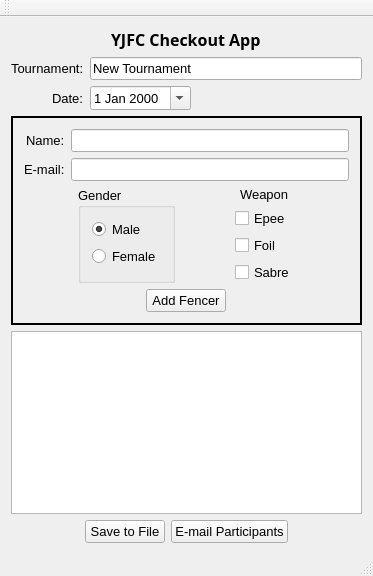
<?xml version="1.0" encoding="UTF-8"?>
<ui version="4.0">
 <class>CheckoutApp</class>
 <widget class="QMainWindow" name="CheckoutApp">
  <property name="geometry">
   <rect>
    <x>0</x>
    <y>0</y>
    <width>373</width>
    <height>576</height>
   </rect>
  </property>
  <property name="font">
   <font>
    <family>Arial</family>
    <pointsize>10</pointsize>
   </font>
  </property>
  <property name="windowTitle">
   <string>CheckoutApp</string>
  </property>
  <widget class="QWidget" name="centralWidget">
   <layout class="QVBoxLayout" name="verticalLayout_5">
    <item alignment="Qt::AlignHCenter">
     <widget class="QLabel" name="label_6">
      <property name="font">
       <font>
        <family>Arial Black</family>
        <pointsize>12</pointsize>
        <weight>75</weight>
        <bold>true</bold>
       </font>
      </property>
      <property name="text">
       <string>YJFC Checkout App</string>
      </property>
     </widget>
    </item>
    <item>
     <layout class="QGridLayout" name="gridLayout">
      <item row="1" column="0" alignment="Qt::AlignRight">
       <widget class="QLabel" name="label_5">
        <property name="text">
         <string>Date:</string>
        </property>
       </widget>
      </item>
      <item row="1" column="1">
       <widget class="QDateEdit" name="tournamentDateEdit_">
        <property name="calendarPopup">
         <bool>true</bool>
        </property>
        <property name="currentSectionIndex">
         <number>0</number>
        </property>
        <property name="timeSpec">
         <enum>Qt::LocalTime</enum>
        </property>
       </widget>
      </item>
      <item row="0" column="0" alignment="Qt::AlignRight">
       <widget class="QLabel" name="label_4">
        <property name="text">
         <string>Tournament:</string>
        </property>
       </widget>
      </item>
      <item row="1" column="2">
       <spacer name="horizontalSpacer_3">
        <property name="orientation">
         <enum>Qt::Horizontal</enum>
        </property>
        <property name="sizeHint" stdset="0">
         <size>
          <width>40</width>
          <height>20</height>
         </size>
        </property>
       </spacer>
      </item>
      <item row="0" column="1" colspan="2">
       <widget class="QLineEdit" name="tournamentNameInput_">
        <property name="text">
         <string>New Tournament</string>
        </property>
       </widget>
      </item>
     </layout>
    </item>
    <item>
     <widget class="QFrame" name="frame">
      <property name="sizePolicy">
       <sizepolicy hsizetype="Minimum" vsizetype="Preferred">
        <horstretch>0</horstretch>
        <verstretch>0</verstretch>
       </sizepolicy>
      </property>
      <property name="frameShape">
       <enum>QFrame::Box</enum>
      </property>
      <property name="frameShadow">
       <enum>QFrame::Plain</enum>
      </property>
      <property name="lineWidth">
       <number>2</number>
      </property>
      <layout class="QVBoxLayout" name="verticalLayout_4">
       <item>
        <layout class="QVBoxLayout" name="verticalLayout_3">
         <item>
          <layout class="QGridLayout" name="gridLayout_2">
           <item row="0" column="0" alignment="Qt::AlignRight">
            <widget class="QLabel" name="label_2">
             <property name="text">
              <string>Name:</string>
             </property>
            </widget>
           </item>
           <item row="1" column="0" alignment="Qt::AlignRight">
            <widget class="QLabel" name="label_3">
             <property name="text">
              <string>E-mail:</string>
             </property>
            </widget>
           </item>
           <item row="0" column="1">
            <widget class="QLineEdit" name="fencerNameInput_"/>
           </item>
           <item row="1" column="1">
            <widget class="QLineEdit" name="fencerEmailInput_"/>
           </item>
          </layout>
         </item>
         <item>
          <layout class="QHBoxLayout" name="horizontalLayout_4">
           <item>
            <spacer name="horizontalSpacer_5">
             <property name="orientation">
              <enum>Qt::Horizontal</enum>
             </property>
             <property name="sizeType">
              <enum>QSizePolicy::Expanding</enum>
             </property>
             <property name="sizeHint" stdset="0">
              <size>
               <width>40</width>
               <height>20</height>
              </size>
             </property>
            </spacer>
           </item>
           <item>
            <widget class="QGroupBox" name="genderBox_">
             <property name="font">
              <font>
               <weight>50</weight>
               <bold>false</bold>
              </font>
             </property>
             <property name="title">
              <string>Gender</string>
             </property>
             <layout class="QVBoxLayout" name="verticalLayout_2">
              <item>
               <widget class="QRadioButton" name="maleGenderButton_">
                <property name="text">
                 <string>Male</string>
                </property>
                <property name="checked">
                 <bool>true</bool>
                </property>
               </widget>
              </item>
              <item>
               <widget class="QRadioButton" name="femaleGenderButton_">
                <property name="text">
                 <string>Female</string>
                </property>
               </widget>
              </item>
             </layout>
            </widget>
           </item>
           <item>
            <spacer name="horizontalSpacer_9">
             <property name="orientation">
              <enum>Qt::Horizontal</enum>
             </property>
             <property name="sizeHint" stdset="0">
              <size>
               <width>40</width>
               <height>20</height>
              </size>
             </property>
            </spacer>
           </item>
           <item>
            <layout class="QVBoxLayout" name="verticalLayout">
             <item alignment="Qt::AlignHCenter">
              <widget class="QLabel" name="label">
               <property name="text">
                <string>Weapon</string>
               </property>
              </widget>
             </item>
             <item>
              <widget class="QCheckBox" name="epeeCheckBox_">
               <property name="text">
                <string>Epee</string>
               </property>
              </widget>
             </item>
             <item>
              <widget class="QCheckBox" name="foilCheckBox_">
               <property name="text">
                <string>Foil</string>
               </property>
              </widget>
             </item>
             <item>
              <widget class="QCheckBox" name="sabreCheckBox_">
               <property name="text">
                <string>Sabre</string>
               </property>
              </widget>
             </item>
            </layout>
           </item>
           <item>
            <spacer name="horizontalSpacer_4">
             <property name="orientation">
              <enum>Qt::Horizontal</enum>
             </property>
             <property name="sizeType">
              <enum>QSizePolicy::Expanding</enum>
             </property>
             <property name="sizeHint" stdset="0">
              <size>
               <width>40</width>
               <height>20</height>
              </size>
             </property>
            </spacer>
           </item>
          </layout>
         </item>
         <item alignment="Qt::AlignHCenter">
          <widget class="QPushButton" name="addFencerButton_">
           <property name="sizePolicy">
            <sizepolicy hsizetype="Minimum" vsizetype="Fixed">
             <horstretch>0</horstretch>
             <verstretch>0</verstretch>
            </sizepolicy>
           </property>
           <property name="text">
            <string>Add Fencer</string>
           </property>
          </widget>
         </item>
        </layout>
       </item>
      </layout>
      <zorder>lineEdit</zorder>
      <zorder>label_2</zorder>
      <zorder>maleGenderButton_</zorder>
      <zorder>verticalLayoutWidget_2</zorder>
     </widget>
    </item>
    <item>
     <widget class="QListWidget" name="fencerList_"/>
    </item>
    <item>
     <layout class="QHBoxLayout" name="horizontalLayout">
      <item>
       <spacer name="horizontalSpacer">
        <property name="orientation">
         <enum>Qt::Horizontal</enum>
        </property>
        <property name="sizeHint" stdset="0">
         <size>
          <width>40</width>
          <height>20</height>
         </size>
        </property>
       </spacer>
      </item>
      <item>
       <widget class="QPushButton" name="saveToFileButton_">
        <property name="text">
         <string>Save to File</string>
        </property>
       </widget>
      </item>
      <item>
       <widget class="QPushButton" name="emailFencersButton_">
        <property name="text">
         <string>E-mail Participants</string>
        </property>
       </widget>
      </item>
      <item>
       <spacer name="horizontalSpacer_2">
        <property name="orientation">
         <enum>Qt::Horizontal</enum>
        </property>
        <property name="sizeHint" stdset="0">
         <size>
          <width>40</width>
          <height>20</height>
         </size>
        </property>
       </spacer>
      </item>
     </layout>
    </item>
   </layout>
  </widget>
  <widget class="QMenuBar" name="menuBar">
   <property name="geometry">
    <rect>
     <x>0</x>
     <y>0</y>
     <width>373</width>
     <height>22</height>
    </rect>
   </property>
  </widget>
  <widget class="QToolBar" name="mainToolBar">
   <attribute name="toolBarArea">
    <enum>TopToolBarArea</enum>
   </attribute>
   <attribute name="toolBarBreak">
    <bool>false</bool>
   </attribute>
  </widget>
  <widget class="QStatusBar" name="statusBar"/>
 </widget>
 <layoutdefault spacing="6" margin="11"/>
 <resources>
  <include location="CheckoutApp.qrc"/>
 </resources>
 <connections/>
</ui>
